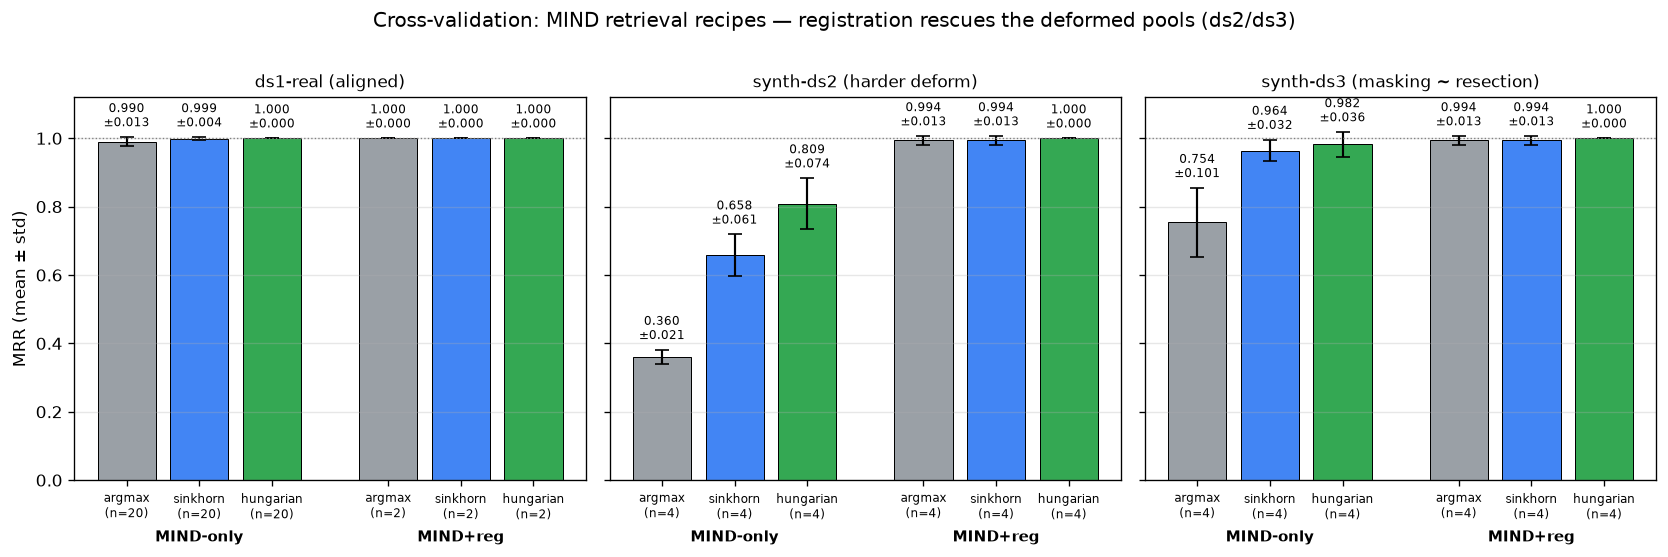

Recreate this plot in Python.
# /// script
# requires-python = ">=3.12"
# dependencies = ["numpy>=2.0", "matplotlib>=3.9"]
# ///
"""Mean +/- std of the CV MRR per (proxy, recipe, reranker).
(cv_eval.py stored only mean/std/ci95/n, not raw per-repeat values, so this is
an error-bar chart rather than a true boxplot.)"""
import matplotlib
matplotlib.use("Agg")
import matplotlib.pyplot as plt
import numpy as np

# (mean, std, n) from cv_results.json
DATA = {
    "ds1-real (aligned)": {
        "MIND-only": {"argmax": (0.9901, 0.0135, 20), "sinkhorn": (0.9991, 0.0042, 20), "hungarian": (1.0000, 0.0, 20)},
        "MIND+reg":  {"argmax": (1.0000, 0.0, 2),      "sinkhorn": (1.0000, 0.0, 2),     "hungarian": (1.0000, 0.0, 2)},
    },
    "synth-ds2 (harder deform)": {
        "MIND-only": {"argmax": (0.3604, 0.0207, 4), "sinkhorn": (0.6577, 0.0611, 4), "hungarian": (0.8091, 0.0740, 4)},
        "MIND+reg":  {"argmax": (0.9938, 0.0125, 4), "sinkhorn": (0.9938, 0.0125, 4), "hungarian": (1.0000, 0.0, 4)},
    },
    "synth-ds3 (masking ~ resection)": {
        "MIND-only": {"argmax": (0.7542, 0.1007, 4), "sinkhorn": (0.9640, 0.0318, 4), "hungarian": (0.9820, 0.0360, 4)},
        "MIND+reg":  {"argmax": (0.9938, 0.0125, 4), "sinkhorn": (0.9938, 0.0125, 4), "hungarian": (1.0000, 0.0, 4)},
    },
}
RERANKERS = ["argmax", "sinkhorn", "hungarian"]
COLORS = {"argmax": "#9aa0a6", "sinkhorn": "#4285f4", "hungarian": "#34a853"}

fig, axes = plt.subplots(1, 3, figsize=(14, 5), sharey=True)
for ax, (proxy, recipes) in zip(axes, DATA.items()):
    xt, xl = [], []
    x = 0
    for recipe in ["MIND-only", "MIND+reg"]:
        for rr in RERANKERS:
            m, s, n = recipes[recipe][rr]
            ax.bar(x, m, yerr=s, capsize=4, color=COLORS[rr],
                   edgecolor="black", linewidth=0.6,
                   error_kw={"elinewidth": 1.3, "ecolor": "black"})
            ax.text(x, min(m + s + 0.02, 1.04), f"{m:.3f}\n±{s:.3f}",
                    ha="center", va="bottom", fontsize=7)
            xt.append(x); xl.append(f"{rr}\n(n={n})")
            x += 1
        x += 0.6  # gap between recipes
    ax.set_title(proxy, fontsize=10)
    ax.set_xticks(xt); ax.set_xticklabels(xl, fontsize=7)
    ax.set_ylim(0, 1.12); ax.axhline(1.0, color="gray", ls=":", lw=0.8)
    ax.grid(axis="y", alpha=0.3)
    # recipe group labels
    ax.text(1, -0.16, "MIND-only", ha="center", transform=ax.get_xaxis_transform(), fontsize=9, weight="bold")
    ax.text(4.6, -0.16, "MIND+reg", ha="center", transform=ax.get_xaxis_transform(), fontsize=9, weight="bold")
axes[0].set_ylabel("MRR (mean ± std)")
fig.suptitle("Cross-validation: MIND retrieval recipes — registration rescues the deformed pools (ds2/ds3)", fontsize=12)
fig.tight_layout(rect=[0, 0.04, 1, 0.97])
out = "/Users/gklajer/Developer/TEST/HACK/ehl-paris-2026-medical-retrieval/samples/cv_plot.png"
fig.savefig(out, dpi=120, bbox_inches="tight")
print("saved", out)
